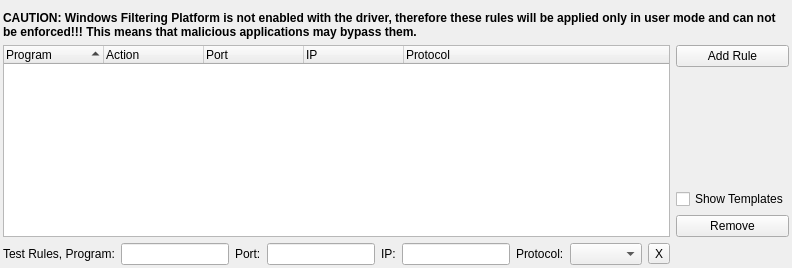
           <widget class="QWidget" name="tabNetFw">
            <attribute name="title">
             <string>Network Firewall</string>
            </attribute>
            <layout class="QGridLayout" name="gridLayout_48">
             <property name="leftMargin">
              <number>3</number>
             </property>
             <property name="rightMargin">
              <number>3</number>
             </property>
             <property name="bottomMargin">
              <number>3</number>
             </property>
             <item row="0" column="0">
              <layout class="QGridLayout" name="gridLayout_47">
               <item row="2" column="1">
                <spacer name="verticalSpacer_23">
                 <property name="orientation">
                  <enum>Qt::Orientation::Vertical</enum>
                 </property>
                 <property name="sizeHint" stdset="0">
                  <size>
                   <width>20</width>
                   <height>40</height>
                  </size>
                 </property>
                </spacer>
               </item>
               <item row="5" column="0">
                <layout class="QHBoxLayout" name="horizontalLayout_3">
                 <item>
                  <widget class="QLabel" name="label_48">
                   <property name="text">
                    <string>Test Rules, Program:</string>
                   </property>
                   <property name="buddy">
                    <cstring>txtProgFwTest</cstring>
                   </property>
                  </widget>
                 </item>
                 <item>
                  <widget class="QLineEdit" name="txtProgFwTest"/>
                 </item>
                 <item>
                  <widget class="QLabel" name="label_49">
                   <property name="text">
                    <string>Port:</string>
                   </property>
                   <property name="buddy">
                    <cstring>txtPortFwTest</cstring>
                   </property>
                  </widget>
                 </item>
                 <item>
                  <widget class="QLineEdit" name="txtPortFwTest"/>
                 </item>
                 <item>
                  <widget class="QLabel" name="label_50">
                   <property name="text">
                    <string>IP:</string>
                   </property>
                   <property name="buddy">
                    <cstring>txtIPFwTest</cstring>
                   </property>
                  </widget>
                 </item>
                 <item>
                  <widget class="QLineEdit" name="txtIPFwTest"/>
                 </item>
                 <item>
                  <widget class="QLabel" name="label_51">
                   <property name="text">
                    <string>Protocol:</string>
                   </property>
                   <property name="buddy">
                    <cstring>cmbProtFwTest</cstring>
                   </property>
                  </widget>
                 </item>
                 <item>
                  <widget class="QComboBox" name="cmbProtFwTest"/>
                 </item>
                 <item>
                  <widget class="QToolButton" name="btnClearFwTest">
                   <property name="text">
                    <string>X</string>
                   </property>
                  </widget>
                 </item>
                </layout>
               </item>
               <item row="4" column="1">
                <widget class="QPushButton" name="btnDelFwRule">
                 <property name="text">
                  <string>Remove</string>
                 </property>
                </widget>
               </item>
               <item row="1" column="1">
                <widget class="QPushButton" name="btnAddFwRule">
                 <property name="text">
                  <string>Add Rule</string>
                 </property>
                </widget>
               </item>
               <item row="1" column="0" rowspan="4">
                <widget class="QTreeWidget" name="treeNetFw">
                 <property name="sortingEnabled">
                  <bool>true</bool>
                 </property>
                 <column>
                  <property name="text">
                   <string>Program</string>
                  </property>
                 </column>
                 <column>
                  <property name="text">
                   <string>Action</string>
                  </property>
                 </column>
                 <column>
                  <property name="text">
                   <string>Port</string>
                  </property>
                 </column>
                 <column>
                  <property name="text">
                   <string>IP</string>
                  </property>
                 </column>
                 <column>
                  <property name="text">
                   <string>Protocol</string>
                  </property>
                 </column>
                </widget>
               </item>
               <item row="3" column="1">
                <widget class="QCheckBox" name="chkShowNetFwTmpl">
                 <property name="text">
                  <string>Show Templates</string>
                 </property>
                </widget>
               </item>
               <item row="0" column="0" colspan="2">
                <widget class="QLabel" name="lblNoWfp">
                 <property name="font">
                  <font>
                   <bold>true</bold>
                   <kerning>true</kerning>
                  </font>
                 </property>
                 <property name="text">
                  <string>CAUTION: Windows Filtering Platform is not enabled with the driver, therefore these rules will be applied only in user mode and can not be enforced!!! This means that malicious applications may bypass them.</string>
                 </property>
                 <property name="wordWrap">
                  <bool>true</bool>
                 </property>
                </widget>
               </item>
              </layout>
             </item>
            </layout>
           </widget>
